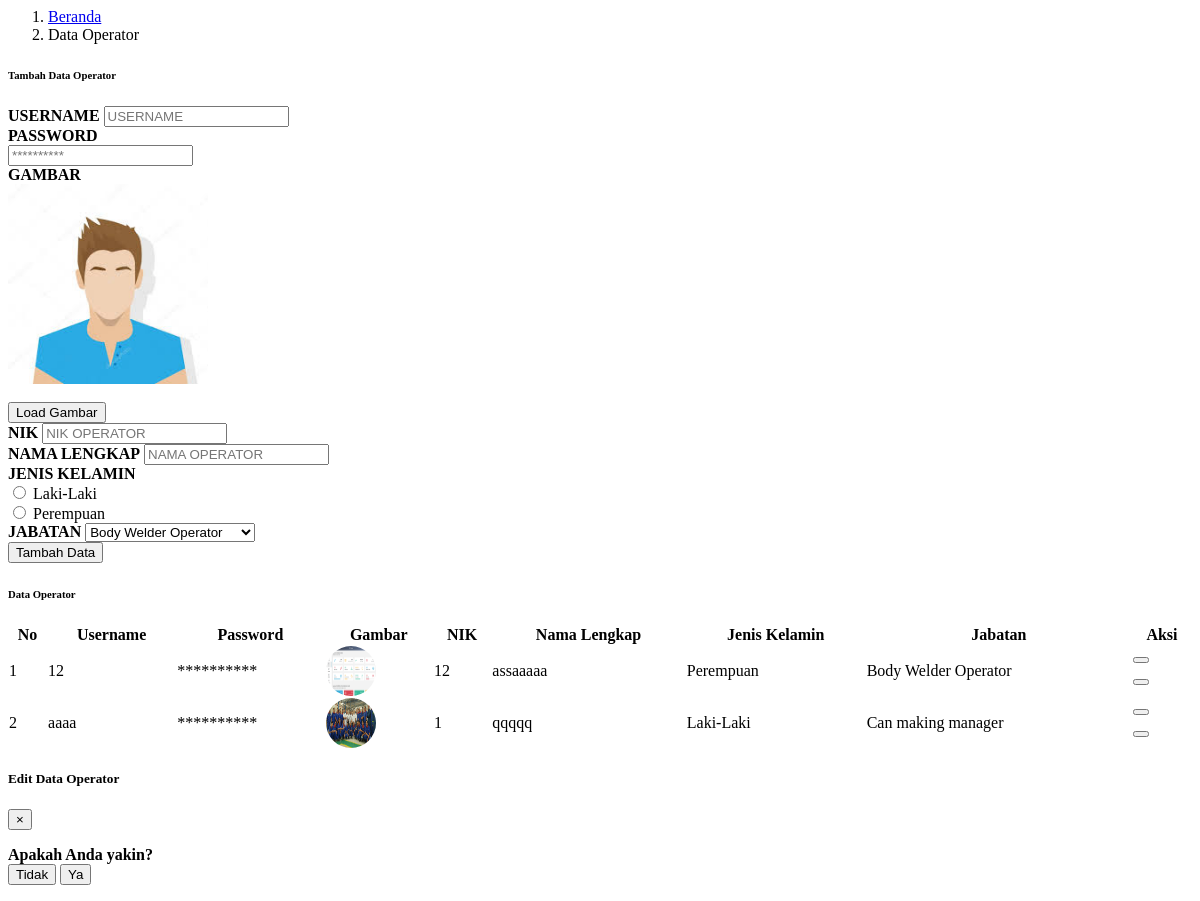
Before: /module/admin/dataKaryawan/dataOperator.php with the older database file.
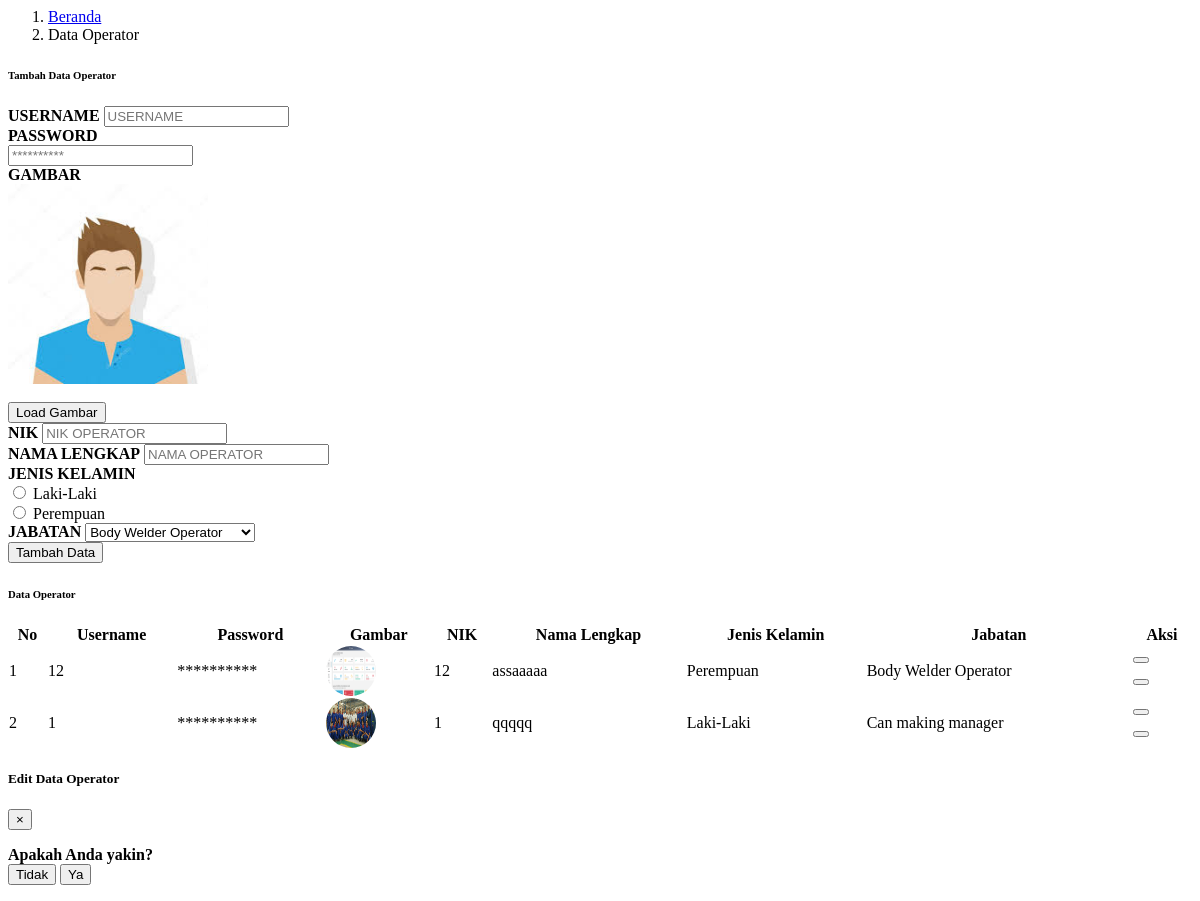
After: the same page with the newer database file.
### tables this page shows
CREATE TABLE `tabel_operator` (
  `id_operator` int(30) NOT NULL,
  `id_user` int(11) NOT NULL,
  `id_jabatan` int(11) NOT NULL,
  `nama` varchar(50) NOT NULL,
  `nik` int(20) NOT NULL,
  `foto` text NOT NULL,
  `jenis_kelamin` enum('Laki-Laki','Perempuan') NOT NULL,
  `waktu_tambah` datetime NOT NULL,
  `waktu_edit` datetime NOT NULL
);

CREATE TABLE `tabel_user` (
  `id_user` int(10) NOT NULL,
  `username` varchar(30) NOT NULL,
  `password` varchar(30) NOT NULL,
  `level` enum('operator','supervisor','admin') NOT NULL
);

CREATE TABLE `tabel_jabatan` (
  `id_jabatan` int(11) NOT NULL,
  `nama` varchar(100) NOT NULL
);

### module/admin/dataKaryawan/dataOperator.php (the view, shortened to what the changed rows need)
<?php
  include "../process/proses_adminDataOperator.php";
?>
<body onload="setupOperator2();">
    <div class="container-fluid" id="dataKaryawan" onload="setupOperator2();">
        <div class="card shadow mb-4">
            <div class="card-body">
                <div class="table-responsive">
                    <table class="table table-bordered" id="dataTable" width="100%" cellspacing="0">
                        <thead>
                            <tr class="text-center">
                                <th>No</th>
                                <th>Username</th>
                                <th>Password</th>
                                <th>Gambar</th>
                                <th>NIK</th>
                                <th>Nama Lengkap</th>
                                <th>Jenis Kelamin</th>
                                <th>Jabatan</th>
                                <th>Aksi</th>
                            </tr>
                        </thead>
                        <tbody>
                        <?php
                            $queryTampilData = "SELECT tp.*, tp.nama AS nama_lengkap ,tj.*, tj.nama AS nama_jabatan, tu.* FROM tabel_operator tp,tabel_jabatan tj,tabel_user tu WHERE tp.id_jabatan = tj.id_jabatan
                                AND tp.id_user = tu.id_user;
                                ";
                            $resultTampilData = mysqli_query($con, $queryTampilData);
                            $index = 1;
                            if(mysqli_num_rows($resultTampilData) > 0){
                                while($rowTampilData = mysqli_fetch_assoc($resultTampilData)){
                        ?>
                            <tr class="text-center" id-operator="<?php echo $rowTampilData["id_operator"] ?>">
                                <td ><?php echo $index; ?></td>
                                <td class="usernameOperator"><?php echo $rowTampilData["username"]; ?></td>
                                <td class="passwordOperator">**********</td>
                                <td class="fotoOperator"><img src="../attachment/img/<?php echo ($rowTampilData['foto'] == null)? 'avatar.jpeg' : $rowTampilData['foto'] ; ?>" style="width:50px;height:50px;border-radius:50%;"></td>
                                <td class="nikOperator"><?php echo $rowTampilData["nik"]; ?></td>
                                <td class="namaOperator"><?php echo $rowTampilData["nama_lengkap"]; ?></td>
                                <td class="jkOperator"><?php echo $rowTampilData["jenis_kelamin"]; ?></td>
                                <td class="jabatanOperator"><?php echo $rowTampilData["nama_jabatan"]; ?></td>
                                <td>
                                    <button type="button" class="btn btn-primary edit-dataOperator-admin" data-toggle="modal" data-target="#editDataOperatorModal" id_userEdit="<?php echo $rowTampilData["id_user"];?>" id_operatorEdit="<?php echo $rowTampilData["id_operator"];?>">
                                    </button>
                                    <button type="button" class="btn btn-danger hapus-dataOperator-admin" data-toggle="modal" data-target="#hapusDataOperatorModal" id_user="<?php echo $rowTampilData["id_user"];?>" id_operator="<?php echo $rowTampilData["id_operator"];?>">
                                    </button>
                                </td>
                            </tr>
                        <?php
                            $index++;
                            }
                        ?>
                        <?php
                            }   else{
                        ?>
                        <?php
                            }
                        ?>
                        </tbody>
                    </table>
                </div>
            </div>
        </div>
    </div>
</body>

Changed rows visible on the page:
changed through a linked row, tabel_operator "qqqqq": id_user.username "aaaa" → "1"
